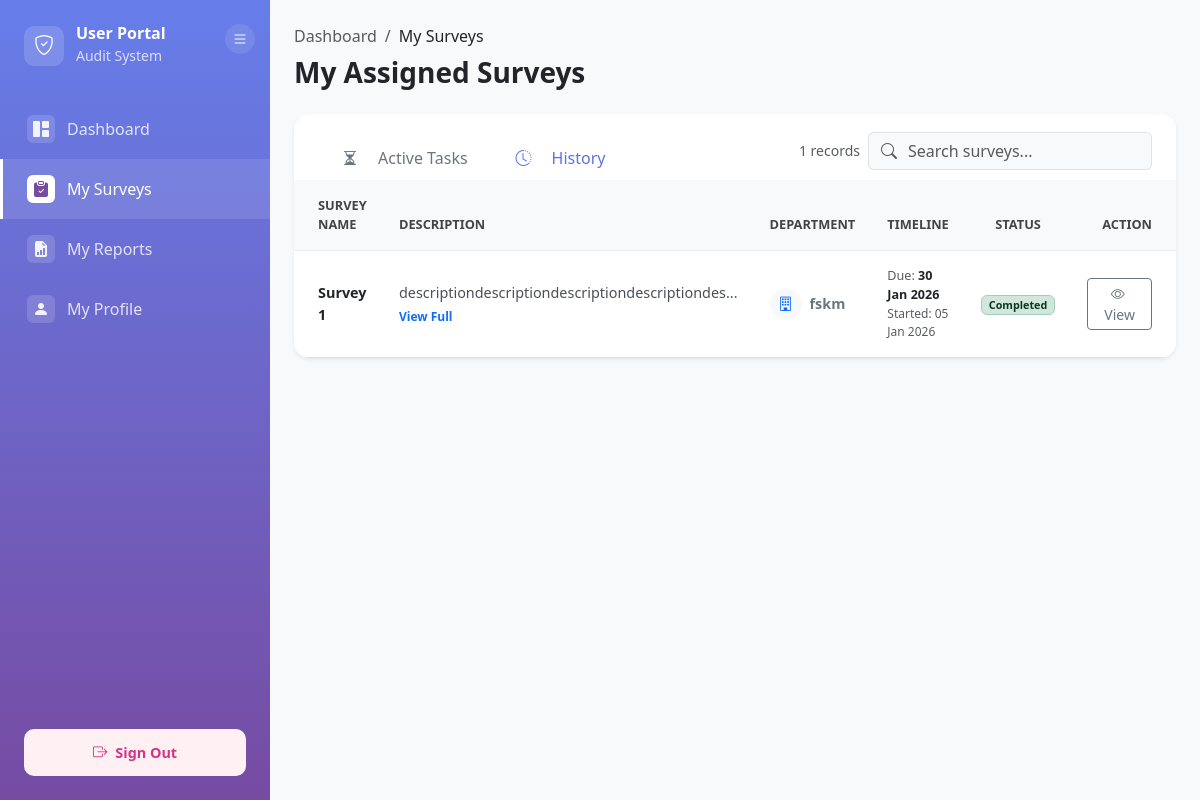
The page /modules/user/survey/index.php?tab=history (signed in) on the database its author committed.
### tables this page shows
CREATE TABLE `user_survey` (
  `user_survey_ID` varchar(10) NOT NULL,
  `survey_ID` varchar(50) DEFAULT NULL,
  `user_ID` int(11) DEFAULT NULL,
  `status` enum('Pending','In progress','Completed','Expired') DEFAULT 'Pending'
);

CREATE TABLE `survey` (
  `survey_ID` varchar(50) NOT NULL,
  `survey_name` varchar(30) NOT NULL,
  `department` varchar(50) DEFAULT NULL,
  `start_date` datetime DEFAULT NULL,
  `end_date` datetime DEFAULT NULL,
  `status` varchar(100) DEFAULT NULL,
  `survey_description` varchar(500) DEFAULT NULL,
  `created_by` varchar(10) DEFAULT NULL,
  `created_at` datetime DEFAULT NULL,
  `updated_id` varchar(10) DEFAULT NULL,
  `updated_by` date DEFAULT NULL
);

### src/config/database.php (called while the page is built, shortened)
<?php
class Database {
    private $host = DB_HOST;
    private $db_name = DB_NAME;
    private $username = DB_USER;
    private $password = DB_PASS;
    private $charset = DB_CHARSET;
    private $conn = null;
    public function getConnection() {
        if ($this->conn === null) {
            try {
                $dsn = "mysql:host={$this->host};dbname={$this->db_name};charset={$this->charset}";
                $options = [
                    PDO::ATTR_ERRMODE => PDO::ERRMODE_EXCEPTION,
                    PDO::ATTR_DEFAULT_FETCH_MODE => PDO::FETCH_ASSOC,
                    PDO::ATTR_EMULATE_PREPARES => false,
                    PDO::MYSQL_ATTR_INIT_COMMAND => "SET NAMES {$this->charset}"
                ];
                $this->conn = new PDO($dsn, $this->username, $this->password, $options);
                $this->conn->exec("SET time_zone = '+08:00'");
            } catch(PDOException $e) {
                error_log("Connection Error: " . $e->getMessage());
                die("Database connection failed. Please contact administrator.");
            }
        }
        return $this->conn;
    }
    public function query($sql, $params = []) {
        try {
            $stmt = $this->conn->prepare($sql);
            $stmt->execute($params);
            return $stmt;
        } catch(PDOException $e) {
            error_log("Query Error: " . $e->getMessage());
            throw new Exception("Database query failed: " . $e->getMessage());
        }
    }
    public function fetchAll($sql, $params = []) {
        $stmt = $this->query($sql, $params);
        return $stmt->fetchAll();
    }
}
?>

### src/config/config.php (called while the page is built, shortened)
<?php
require_once CONFIG_PATH . '/database.php';
function getCurrentUserId()
{
    return $_SESSION['user_ID'] ?? null;
}
?>

### src/modules/user/survey/index.php (the view, shortened to what this page needs)
<?php
require_once '../../../config/config.php';
$db = new Database();
$user_ID = getCurrentUserId();
$tab = $_GET['tab'] ?? 'active';
$search = $_GET['search'] ?? '';
$sql = "SELECT s.*,
               us.status AS user_status,
               us.user_survey_ID
        FROM survey s
        INNER JOIN user_survey us ON s.survey_ID = us.survey_ID
        WHERE us.user_ID = :user_ID";
$params = [':user_ID' => $user_ID];
if ($tab === 'history') {
    $sql .= " AND (us.status = 'Completed' OR s.status IN ('Completed', 'Archived'))";
} else {
    $sql .= " AND (us.status != 'Completed' AND s.status = 'Active' AND s.start_date <= :current_time)";
    $params[':current_time'] = date('Y-m-d H:i:s');
}
$sql .= " ORDER BY s.end_date ASC";
$surveys = $db->fetchAll($sql, $params);
function getBadge($user_status, $survey_status, $end_date) {
    if ($user_status === 'Completed') {
        return '<span class="badge bg-success-subtle text-success-emphasis border border-success-subtle">Completed</span>';
    }
    return '<span class="badge bg-primary-subtle text-primary-emphasis border border-primary-subtle">Pending</span>';
}
function getActionBtn($user_status, $survey_status, $survey_id) {
    if ($user_status === 'Completed' || $survey_status !== 'Active') {
        return '<a href="../report/view.php?id=' . $survey_id . '" class="btn btn-sm btn-outline-secondary px-3"><i class="bi bi-eye me-1"></i> View</a>';
    }
    $label = ($user_status === 'In progress') ? 'Continue' : 'Start';
    $icon = ($user_status === 'In progress') ? 'bi-play-fill' : 'bi-clipboard-check';
    return '<a href="assessment.php?survey_id=' . $survey_id . '" class="btn btn-sm btn-primary px-3 shadow-sm btn-action">
                <i class="bi ' . $icon . ' me-1"></i> ' . $label . '
            </a>';
}
?>
<!DOCTYPE html>
<html lang="en">
<head>
    <link href="https://cdn.jsdelivr.net/npm/bootstrap@5.3.0/dist/css/bootstrap.min.css" rel="stylesheet">
    <link rel="stylesheet" href="https://cdn.jsdelivr.net/npm/bootstrap-icons@1.11.0/font/bootstrap-icons.css">
</head>
<body>
    <div class="container-fluid p-0 h-100">
        <div class="row g-0 h-100">
            <?php include_once __DIR__ . '/../../includes/user_sidebar.php'; ?>
            <div class="col-md-9 col-lg-10 main-content-wrapper">
                <div class="main-content px-4 py-4">
                    <div class="d-flex justify-content-between align-items-center mb-4">
                        <div>
                            <nav aria-label="breadcrumb">
                                <ol class="breadcrumb mb-2">
                                    <li class="breadcrumb-item"><a href="../dashboard.php" class="text-decoration-none text-muted">Dashboard</a></li>
                                    <li class="breadcrumb-item active text-dark" aria-current="page">My Surveys</li>
                                </ol>
                            </nav>
                            <h3 class="fw-bold mb-0">My Assigned Surveys</h3>
                        </div>
                    </div>
                    <div class="card border-0 shadow-sm rounded-4 overflow-hidden mb-4">
                        <div class="card-header bg-white border-bottom-0 p-0">
                            <div class="d-flex flex-wrap justify-content-between align-items-center px-4 pt-3 pb-0">
                                <ul class="nav nav-tabs card-header-tabs mx-0 border-bottom-0">
                                    <li class="nav-item">
                                        <a class="nav-link <?php echo ($tab === 'active') ? 'active' : ''; ?>"
                                           href="?tab=active">
                                            <i class="bi bi-hourglass-split me-2"></i>Active Tasks
                                        </a>
                                    </li>
                                    <li class="nav-item">
                                        <a class="nav-link <?php echo ($tab === 'history') ? 'active' : ''; ?>"
                                           href="?tab=history">
                                            <i class="bi bi-clock-history me-2"></i>History
                                        </a>
                                    </li>
                                </ul>
                                <form method="GET" class="mb-2 mb-md-0 pb-2 d-flex align-items-center gap-2">
                                    <small class="text-muted d-none d-md-block text-nowrap"><?php echo count($surveys); ?> records</small>
                                    <div class="input-group">
                                        <span class="input-group-text bg-light border-end-0"><i class="bi bi-search text-muted"></i></span>
                                        <input type="text" name="search" class="form-control bg-light border-start-0 ps-0"
                                               placeholder="Search surveys..." value="<?php echo htmlspecialchars($search); ?>">
                                    </div>
                                </form>
                            </div>
                        </div>
                        <div class="table-responsive">
                            <table class="table table-hover align-middle mb-0">
                                <thead>
                                    <tr>
                                        <th class="ps-4" style="width: 25%;">Survey Name</th>
                                        <th style="width: 30%;">Description</th>
                                        <th style="width: 15%;">Department</th>
                                        <th style="width: 15%;">Timeline</th>
                                        <th class="text-center" style="width: 10%;">Status</th>
                                        <th class="text-end pe-4" style="width: 5%;">Action</th>
                                    </tr>
                                </thead>
                                <tbody>
                                    <?php if (empty($surveys)): ?>
                                        <tr>
                                            <td colspan="6" class="text-center py-5">
                                                <div class="text-muted">
                                                    <div class="mb-3"><i class="bi bi-clipboard-x display-4 opacity-25"></i></div>
                                                    <h5>No surveys found</h5>
                                                    <p class="small">There are no <?php echo htmlspecialchars($tab); ?> surveys assigned to you at the moment.</p>
                                                </div>
                                            </td>
                                        </tr>
                                    <?php else: ?>
                                        <?php foreach ($surveys as $row): ?>
                                            <tr>
                                                <td class="ps-4">
                                                    <div class="fw-bold text-dark"><?php echo htmlspecialchars($row['survey_name']); ?></div>
                                                </td>
                                                <td>
                                                    <div class="desc-text"
                                                         data-bs-toggle="modal"
                                                         data-bs-target="#descriptionModal"
                                                         data-survey-title="<?php echo htmlspecialchars($row['survey_name']); ?>"
                                                         data-survey-desc="<?php echo htmlspecialchars($row['survey_description']); ?>">
                                                        <?php
                                                            $desc = $row['survey_description'] ?? 'No description provided';
                                                            echo htmlspecialchars(mb_strimwidth($desc, 0, 50, "..."));
                                                        ?>
                                                        <?php if(strlen($desc) > 50): ?>
                                                            <small class="text-primary d-block mt-1 fw-bold" style="font-size: 0.75rem;">
                                                                View Full
                                                            </small>
                                                        <?php endif; ?>
                                                    </div>
                                                </td>
                                                <td>
                                                    <div class="d-flex align-items-center">
                                                        <div class="icon-shape bg-light text-primary rounded-circle me-2 d-flex align-items-center justify-content-center" style="width:32px; height:32px;">
                                                            <i class="bi bi-building"></i>
                                                        </div>
                                                        <span class="fw-semibold text-secondary"><?php echo htmlspecialchars($row['department']); ?></span>
                                                    </div>
                                                </td>
                                                <td>
                                                    <div class="d-flex flex-column small">
                                                        <span class="text-muted">Due: <span class="text-dark fw-semibold"><?php echo date('d M Y', strtotime($row['end_date'])); ?></span></span>
                                                        <span class="text-muted" style="font-size: 0.75rem;">Started: <?php echo date('d M Y', strtotime($row['start_date'])); ?></span>
                                                    </div>
                                                </td>
                                                <td class="text-center">
                                                    <?php echo getBadge($row['user_status'], $row['status'], $row['end_date']); ?>
                                                </td>
                                                <td class="text-end pe-4">
                                                    <?php echo getActionBtn($row['user_status'], $row['status'], $row['survey_ID']); ?>
                                                </td>
                                            </tr>
                                        <?php endforeach; ?>
                                    <?php endif; ?>
                                </tbody>
                            </table>
                        </div>
                    </div>
                </div>
            </div>
        </div>
    </div>
</body>
</html>

### src/modules/user/survey/index.php (style rules this page uses)
html, body { height: 100%; margin: 0; padding: 0; overflow-x: hidden; background-color: #f8f9fa; }
.main-content-wrapper { margin-left: 270px; width: calc(100% - 270px); }
.nav-tabs .nav-link { color: #6c757d; border: none; border-bottom: 3px solid transparent; padding: 1rem 1.5rem; font-weight: 500; transition: all 0.2s; }
.nav-tabs .nav-link.active { color: #5e72e4; border-bottom: 3px solid #5e72e4; background: transparent; }
.table th { font-weight: 600; background-color: #f8f9fa; color: #444; font-size: 0.8rem; text-transform: uppercase; padding: 1rem; border-bottom: 1px solid #e9ecef; }
.table td { padding: 1rem; vertical-align: middle; color: #525f7f; font-size: 0.9rem; }
.desc-text { cursor: pointer; color: #495057; transition: color 0.2s; }

### src/modules/includes/user_sidebar.php (style rules this page uses)
@media (min-width: 992px) { .main-content-wrapper { margin-left: 270px !important; width: calc(100% - 270px) !important; transition: all 0.3s ease; } }
.nav-link { color: rgba(255,255,255,0.8); padding: 1rem 1.5rem; border-left: 3px solid transparent; border-radius: 0; display: flex; align-items: center; gap: 12px; transition: all 0.15s ease-in-out; cursor: pointer; text-decoration: none; white-space: nowrap; }

### rows shown on the page
user_survey: survey_ID.survey_name "Survey 1", survey_ID.survey_description "descriptiondescriptiondescriptiondescriptiondes...", survey_ID.department "fskm", survey_ID.end_date "30 Jan 2026", survey_ID.start_date "05 Jan 2026", status "Completed"

### other values the page prints
count($surveys) "1"
